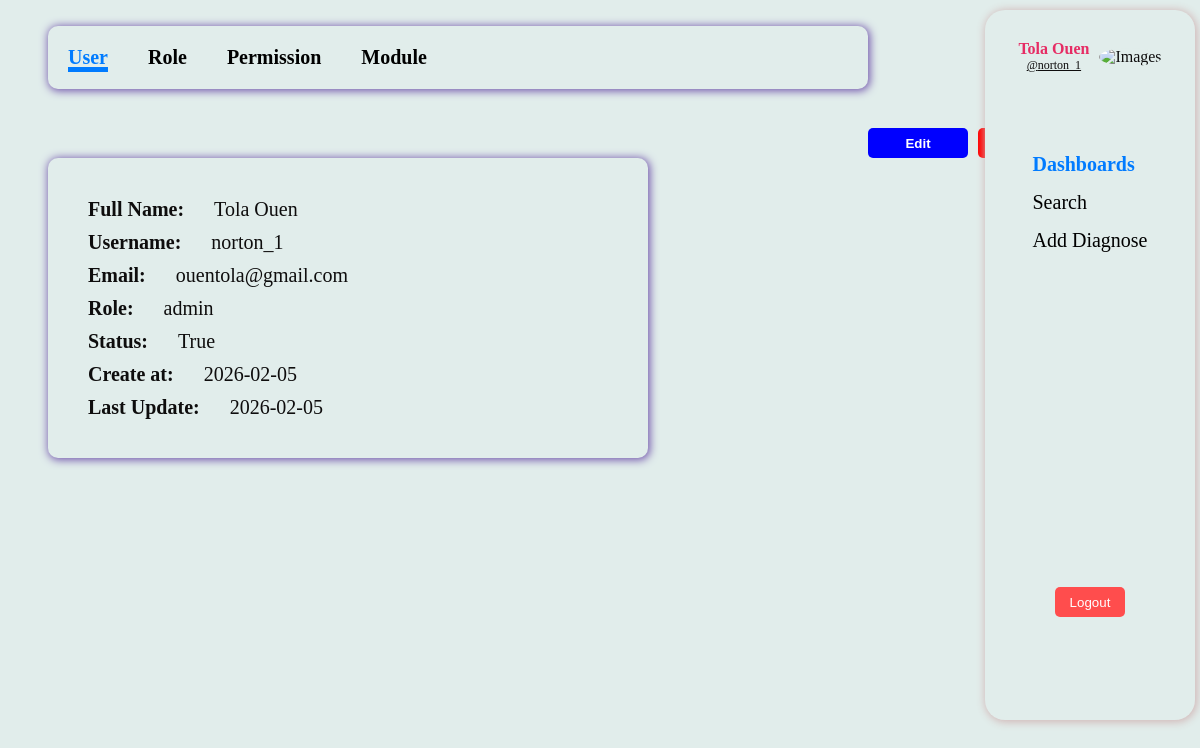
The app's page /user/2 (signed in) with its own data.
### app/models/users.py (models this page shows, shortened)
class User(db.Model, UserMixin):
    __tablename__ = 'users'
    id = db.Column(db.Integer, primary_key=True)
    username = db.Column(db.String(50), unique=True, nullable=False, index=True)
    email = db.Column(db.String(120), unique=True, nullable=True)
    full_name = db.Column(db.String(120), nullable=True)
    password_hash = db.Column(db.String(255), nullable=False)
    is_active = db.Column(db.Boolean, default=True)
    created_at = db.Column(db.DateTime, default=datetime.utcnow)
    updated_at = db.Column(db.DateTime, default=datetime.utcnow, onupdate=datetime.utcnow)
    roles = db.relationship('Role', secondary=user_roles, back_populates="users")
    def has_role(self, role_name):
        return any(role.name == role_name for role in self.roles)
    def has_permission(self, permission_code):
        for role in self.roles:
            if any(permission.code == permission_code for permission in role.permissions):
                return True
        return False
    @property
    def is_admin(self):
        return self.has_role('admin')
    def can_access(self, permission_code):
        return self.has_permission(permission_code)

### app/models/roles.py (models this page shows, shortened)
class Role(db.Model):
    __tablename__ = 'roles'
    id = db.Column(db.Integer, primary_key=True)
    name = db.Column(db.String(50), unique=True, nullable=False, index=True)
    description = db.Column(db.String(255))
    created_at = db.Column(db.DateTime, default=datetime.utcnow)
    updated_at = db.Column(db.DateTime, default=datetime.utcnow, onupdate=datetime.utcnow)
    permissions = db.relationship('Permission', secondary=role_permissions, back_populates="roles")
    users = db.relationship('User', secondary=user_roles, back_populates="roles")

### app/routes/users.py (the view)
@user_router.route("/<int:user_id>")
@login_required
@permission_required('users:read')
def detail(user_id: int):
    user = UserService.get_user_by_id(user_id)
    if user is None:
        abort(404, "User Not Found")
    return render_template("users/detail.html", user=user)

### app/services/users.py (called while the page is built)
    @staticmethod
    def get_user_by_id(user_id: int) -> Optional[User]:
        return User.query.get(user_id)

### app/templates/users/detail.html
{% extends "layout/base.html" %}
    {% block content %}
    {% if current_user.is_admin %}
    <div>
        <nav class="nav-bar">
            <div class="nav-link">
                <ul>
                <li><a href="{{ url_for('User.index') }}">User</a></li>
                <li><a href="{{ url_for('Role.index') }}">Role</a></li>
                <li><a href="{{ url_for('Permission.index') }}">Permission</a></li>
                <li><a href="{{ url_for('module.index') }}">Module</a></li>
                </ul>
            </div>
        </nav>
    </div>
    <div class="list-button">
        <div class="list-view-button">
            <button class="button-edit">
                <a href="{{ url_for('User.edit', user_id=user.id) }}">Edit</a>
            </button>
            <button class="button-delete-confirm">
                <a href="{{ url_for('User.delete_confirm', user_id=user.id) }}">Delete</a>
            </button>
            <button class="button-cancel">
               <a href="{{ url_for('User.index') }}">⏎ Back</a>
            </button>
        </div>
    </div>
    {% endif %}
    <div class="card-content">
        <div class="card-content-head">
            <ul>
                <li><strong>Full Name: </strong> {{ user.full_name }} </li>
                <li><strong>Username:</strong>{{ user.username}}</li>
                <li><strong>Email:</strong> {{ user.email}} </li>
                <li><strong>Role:</strong>{% if user.roles %}{{ user.roles[0].name }}{% else %}No Role Assigned{% endif %}</li>
                <li><strong>Status:</strong>{{ user.is_active }}</li>
                <li><strong>Create at:</strong> {{ user.created_at.strftime('%Y-%m-%d') }} </li>
                <li><strong>Last Update:</strong> {{ user.updated_at.strftime('%Y-%m-%d') }} </li>
            </ul>
        </div>
    </div>
    {% endblock %}

### app/templates/layout/base.html (shortened to what this page needs)
<!DOCTYPE html>
<html lang="en">
<head>
    <link rel="stylesheet" href="{{ url_for('static', filename='css/style.css') }}">
</head>
<body>
    <main>
        {% if current_user.is_authenticated %}
        <aside class="asidenav">
            <div class="profile-status">
                <div class="profile-name-status">
                    <h3 class="profile-full-name">{{ current_user.full_name }}</h3>
                    <small><a href="{{ url_for('User.detail', user_id=current_user.id)}}">@{{ current_user.username }}</a></small>
                </div>
                <div>
                    <img src="{{ url_for('static', filename='images/profile.jpeg') }}" alt="Images">
                </div>
            </div>
            <div>
                <div class="aside-link">
                    <ul>
                        {% if current_user.is_admin %}
                        <li><a href="{{ url_for('User.index') }}">Dashboards</a></li>
                        <li><a href="{{ url_for('disease.index')}}">Search</a></li>
                        <li><a href="{{ url_for('disease.create') }}">Add Diagnose</a></li>
                        {% elif current_user.is_user %}
                        <li><a href="{{ url_for('disease.index')}}">Search</a></li>
                        {% elif current_user.is_professional %}
                        <li><a href="{{ url_for('disease.index')}}">Search</a></li>
                        <li><a href="{{ url_for('disease.create') }}">Add Diagnose</a></li>
                        {% endif %}
                    </ul>
                </div>
                <div class="button-logout">
                    <button type="submit"><a href="{{ url_for('auth.logout')}}">Logout</a></button>
                </div>
            </div>
        </aside>
        {% endif %}
    </main>
    <section class="container">
        {% block content %}{% endblock %}
    </section>
</body>
</html>

### app/static/css/style.css (style rules this page uses)
* { background-color: #e1edeb; color: rgb(14, 13, 13); }
.profile-full-name { font-size: 20px; color: rgb(230, 44, 100); }
.asidenav { display: flex; flex-direction: column; height: 650px; width: 150px; position: fixed; top: 10px; right: 5px; border: none; border-radius: 20px; padding: 30px; filter: drop-shadow(1px 1px 9px 1px rgb(114, 85, 172)); box-shadow: 1px 1px 9px 1px rgb(209, 181, 181); }
.profile-status { display: flex; align-items: center; justify-content: center; flex-direction: row; gap: 10px; }
.profile-status img { border-radius: 50%; width: 40px; height: 40px; }
.profile-name-status { display: flex; flex-direction: column; justify-content: center; align-items: center; }
.profile-name-status h3 { font-weight: bold; font-size: 16px; margin: 0; }
.profile-name-status small { font-size: 12px; margin: 0; color: rgb(116, 113, 113); }
.aside-link { display: flex; flex-direction: column; align-self: center; align-items: center; margin-top: 50px; }
.aside-link ul { list-style-type: none; padding: 0; margin-top: 30px; font-size: 20px; }
.aside-link ul li { margin-bottom: 15px; }
.aside-link ul li a { text-decoration: none; color: black; font-weight: 500; }
.aside-link ul li a.active { color: #007bff; font-weight: bold; }
.button-logout { display: flex; justify-content: center; align-items: center; margin-top: auto; margin-top: 300px }
.button-logout button { background-color: #ff4d4d; width: 70px; height: 30px; border: none; border-radius: 5px; cursor: pointer; }
.button-logout button a { background-color: #ff4d4d; color: white; text-decoration: none; }
.container { margin-right: 100px; margin-left: 20px; padding: 20px; }
.nav-bar { margin-top: 20px; margin-bottom: 100px; }
.nav-link ul { display: flex; flex-direction: row; gap: 20px; justify-content: flex-start; position: fixed; top: 10px; width: 1200px; border-radius: 10px; padding: 10px; box-shadow: 1px 1px 9px 1px rgb(114, 85, 172); }
.nav-link li { list-style: none; font-weight: bold; font-size: 20px; }
.nav-link a { color: black; text-decoration: none; padding: 10px; }
.nav-link ul li a.active { color: #007bff; font-weight: bold; text-decoration: 5px underline #007bff; }
.card-content { display: flex; flex-direction: row; align-items: center; border-radius: 10px; box-shadow: 1px 1px 9px 1px rgb(114, 85, 172); width: 600px; height: 300px; }
.card-content-head ul { display: flex; flex-direction: column; gap: 10px; }
.card-content-head li { list-style: none; font-size: 20px; }
.button-cancel a { background-color: rgb(97, 89, 89); text-decoration: none; color: white; font-weight: bold; }
.button-cancel { border-radius: 5px; border: none; background-color: rgb(97, 89, 89); width: 100px; height: 30px; }
.button-delete-confirm { border-radius: 5px; border: none; background-color: red; width: 100px; height: 30px; color: white; font-weight: bold; }
.button-delete-confirm a { color: white; text-decoration: none; background-color: red; }
.button-edit { border-radius: 5px; border: none; background-color: blue; width: 100px; height: 30px; font-weight: bold; }
.button-edit a { text-decoration: none; background-color: blue; color: white; }
.list-button { display: flex; flex-direction: row; justify-content: flex-end; align-items: center; gap: 20px; width: 1140px; }
.list-view-button { display: flex; flex-direction: row; justify-content: flex-end; width: 500px; gap: 10px; }
.ul-list ul, li { display: flex; flex-direction: row; gap: 30px; }
@media screen and (min-width: 1025px) and (max-width: 1280px) { .nav-link ul { width: 800px; } }

### records on screen
User: full_name "Tola Ouen", username "norton_1", email "ouentola@gmail.com", is_active "True", created_at "2026-02-05", updated_at "2026-02-05"
Role: name "admin"
